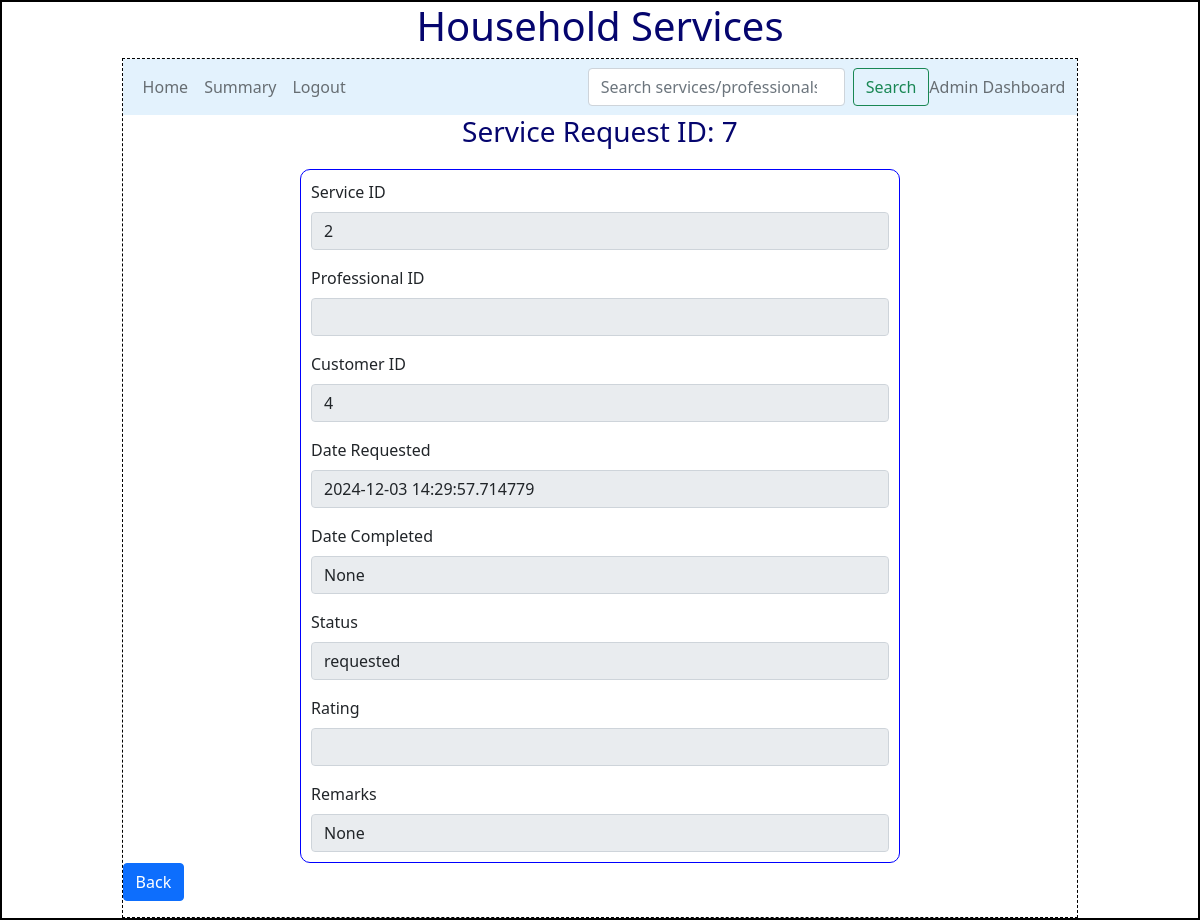
Before: /admin/view_request/7 with the older database file.
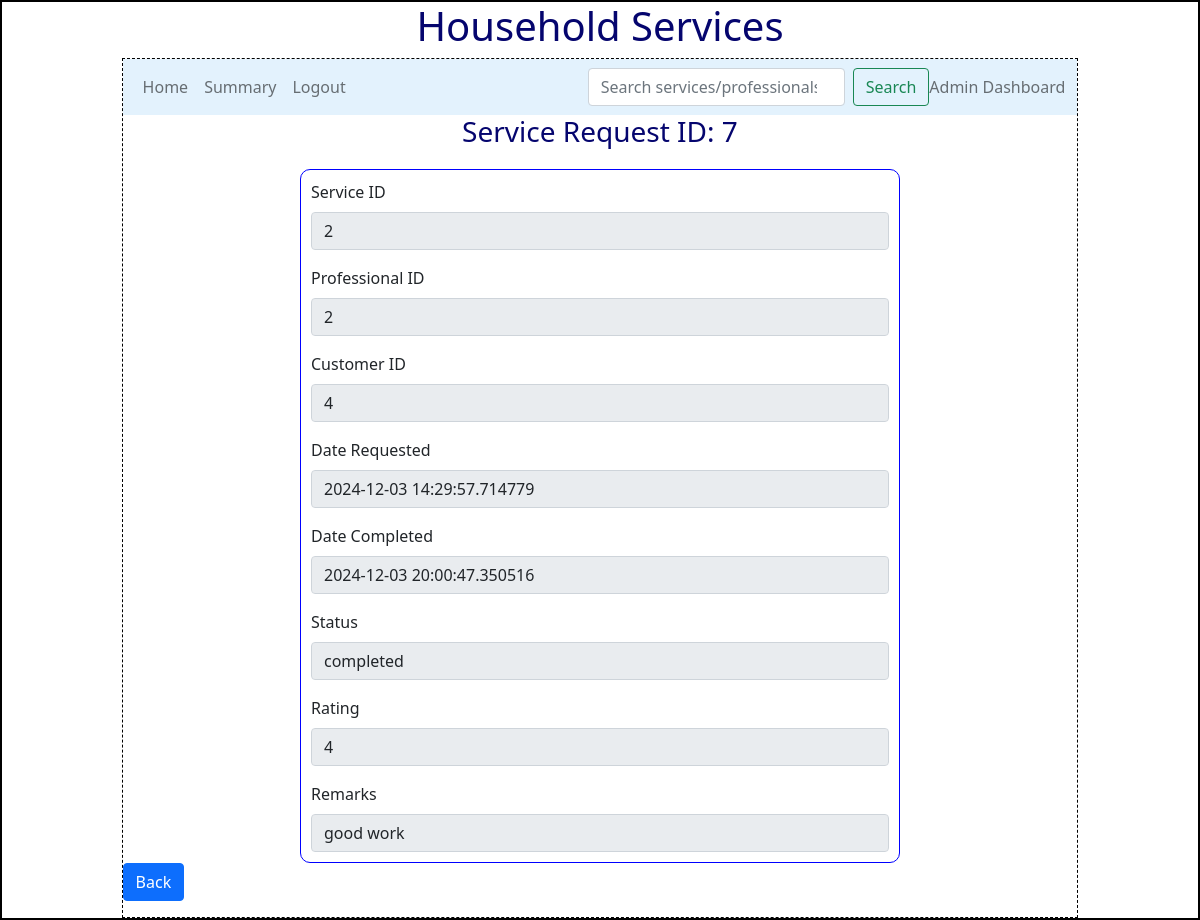
After: the same page with the newer database file.
### backend/models.py (models this page shows)
class Service_requests(db.Model):
    __tablename__="service_requests"
    request_id=db.Column(db.Integer,primary_key=True)
    service_id=db.Column(db.Integer,db.ForeignKey("services.service_id"),nullable=False)
    customer_id=db.Column(db.Integer,db.ForeignKey("customer.customer_id"),nullable=False)
    professional_id=db.Column(db.Integer,db.ForeignKey("professional.professional_id"))
    date_requested=db.Column(db.DateTime,nullable=False)
    date_completed=db.Column(db.DateTime)
    status=db.Column(db.String,default="requested",nullable=False)
    rating=db.Column(db.Integer)
    remarks=db.Column(db.String)
    request_professional=db.relationship("Professional", backref="service_requests", lazy=True)
    request_customer=db.relationship("Customer",backref="service_requests",lazy=True)
    request_service=db.relationship("Services",backref="service_requests",lazy=True)

### backend/controllers.py (the view)
@app.route("/admin/view_request/<rid>")
def view_request_admin(rid):
    request=get_request(rid)
    return render_template("view_request_admin.html", request=request)

### backend/controllers.py (called while the page is built)
def get_request(id):
    r=Service_requests.query.filter_by(request_id=id).first()
    return r

### templates/view_request_admin.html (shortened to what this page needs)
{%extends "admin_home_layout.html"%}
{%block content%}
{%if request%}
    <div class="center"><h3>Service Request ID: {{request.request_id}}</h3></div>
    <form>
    <div class="input_form">
        <div class="mb-3">
            <label for="sid" class="form-label">Service ID</label>
            <input type="number" class="form-control" name="sid" id="sid" value="{{request.service_id}}" readonly>
        </div>
        <div class="mb-3">
            <label for="pid" class="form-label">Professional ID</label>
            <input type="number" class="form-control" name="pid" id="pid" value="{{request.professional_id}}" readonly>
        </div>
        <div class="mb-3">
            <label for="cid" class="form-label">Customer ID</label>
            <input type="number" class="form-control" name="cid" id="cid" value="{{request.customer_id}}" readonly>
        </div>
        <div class="mb-3">
            <label for="date_requested" class="form-label">Date Requested</label>
            <input type="text" class="form-control" name="date_requested" id="date_requested" value="{{request.date_requested}}" readonly>
        </div>
        <div class="mb-3">
            <label for="date_completed" class="form-label">Date Completed</label>
            <input type="text" class="form-control" name="date_completed" id="date_completed" value="{{request.date_completed}}" readonly>
        </div>
        <div class="mb-3">
            <label for="status" class="form-label">Status</label>
            <input type="text" class="form-control" name="status" id="status" value="{{request.status}}" readonly>
        </div>
        <div class="mb-3">
            <label for="rating" class="form-label">Rating</label>
            <input type="number" class="form-control" name="rating" id="rating" value="{{request.rating}}" readonly>
        </div>
            <label for="remarks" class="form-label">Remarks</label>
            <input type="text" class="form-control" name="remarks" id="remarks" value="{{request.remarks}}" readonly>
        </div>
        <div class="mb-3">
            <a type="button" class="btn btn-primary" href="/admin">Back</a>
        </div>
    </div>
    {%endif%}
{%endblock%}

Changed rows visible on the page:
changed Service_requests id 7: pid (not shown) → "2"; date_completed "None" → "2024-12-03 20:00:47.350516"; status "requested" → "completed"; rating (not shown) → "4"; remarks "None" → "good work"
